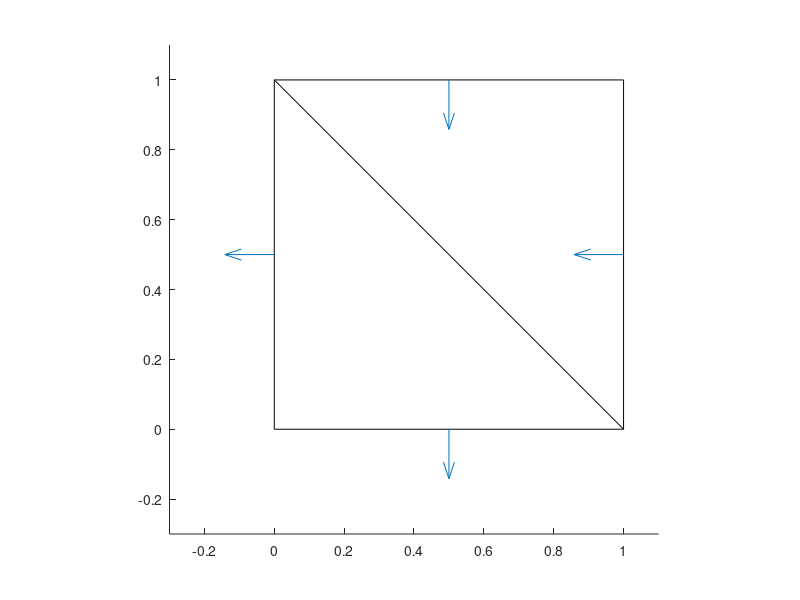

This figure's MATLAB source:
clear;
clc;
x=[0,1];
y=[0,1];
M=meshgrid(x,y);
plot(x,M,'k');
hold on
plot(M,y,'k');
plot(1-x,y,'k')
X = [0;1/2;1/2;1];
Y = [1/2;0;1;1/2];
DX = [-1/10;0;0;-1/10];
DY = [0;-1/10;-1/10;0];
quiver(X,Y,DX,DY,0.2);
axis square
set(gca,'xlim',[-0.3 1.1]);
set(gca,'ylim',[-0.3 1.1]);
set(gca,'Box','off')